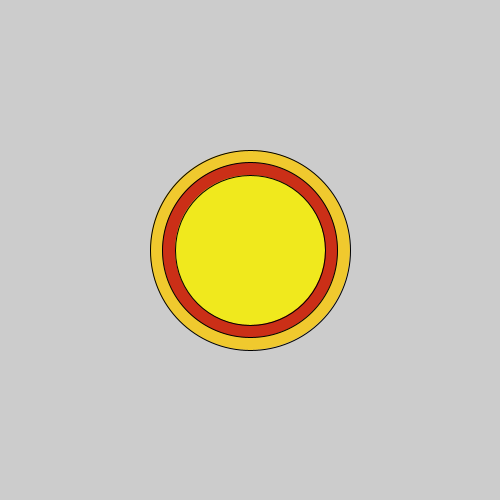
Frame 1 (no input)
Frame 60 (the mouse pressed at the canvas centre just before this capture): identical to frame 1, image omitted
Frame 120 (the mouse held since frame 60 and released just before this capture): identical to frame 1, image omitted

The Processing sketch that drew this single still picture (run headless with seeded random() and noise(); from frame 60 on, the mouse is pressed at the canvas centre):

// Processing sketch: pizza
// ── pizza.pde

void setup() {
    size(500, 500);
fill(#F0C92E);
ellipse(250,250 , 200, 200);
fill(#CB2F17);
ellipse(250,250,175,175);
fill(#F0E91D);
ellipse(250,250,150,150);}
void draw() {

}
